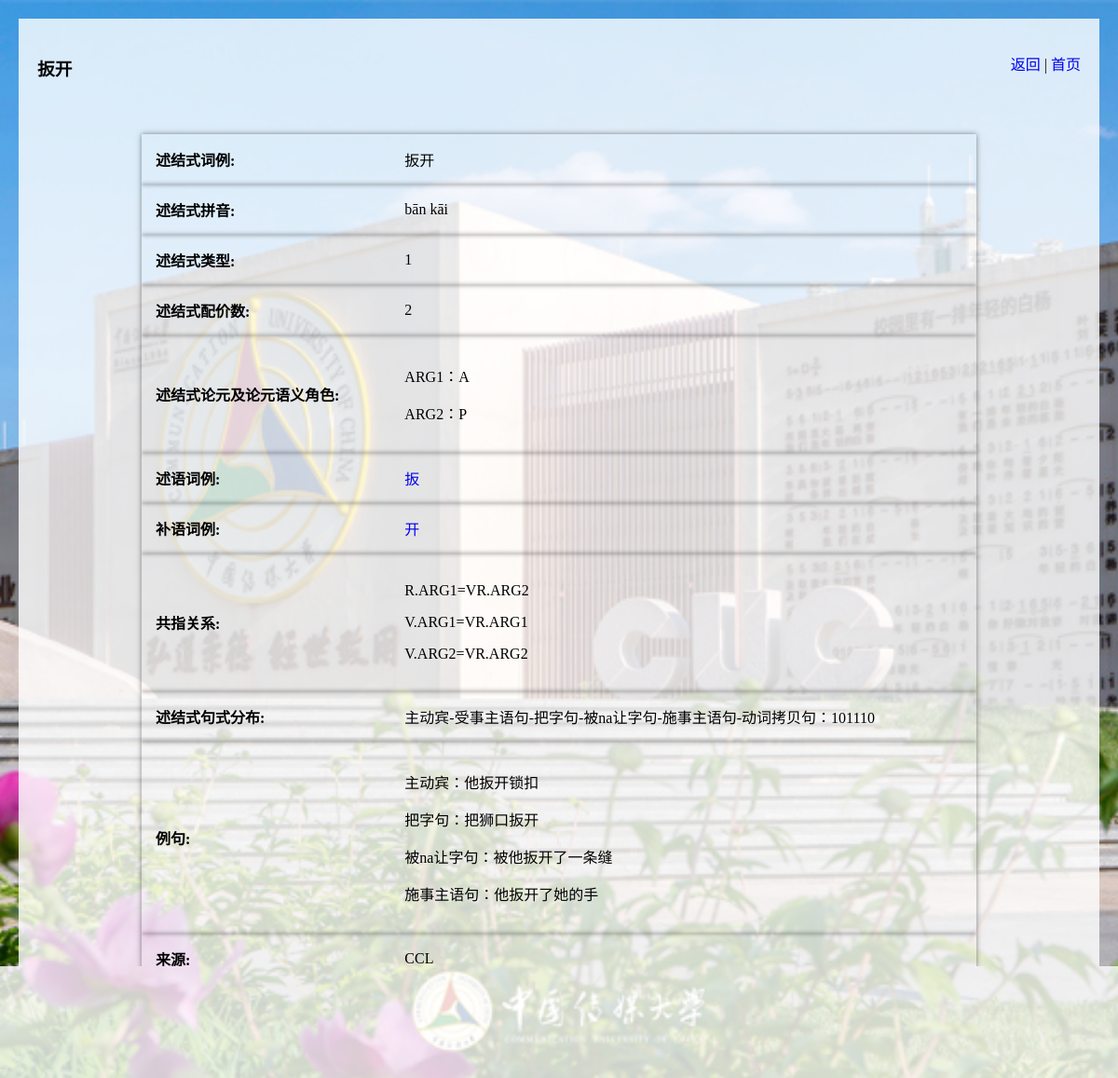
The page /vrc/扳开 on the database its author committed.
### tables this page shows
CREATE TABLE "第一轮标注记录" (
	"id"	INTEGER,
	"编号"	TEXT,
	"述结式词例"	TEXT,
	"述结式拼音"	TEXT,
	"述结式类型"	TEXT,
	"述结式配价数"	TEXT,
	"述结式论元1"	TEXT,
	"述结式论元2"	TEXT,
	"述结式论元3"	TEXT,
	"述结式论元1语义角色"	TEXT,
	"述结式论元2语义角色"	TEXT,
	"述结式论元3语义角色"	TEXT,
	"述语词例"	TEXT,
	"述语拼音"	TEXT,
	"述语HSK等级"	TEXT,
	"述语词性"	TEXT,
	"述语义项"	TEXT,
	"述语配价数"	TEXT,
	"述语论元1"	TEXT,
	"述语论元2"	TEXT,
	"述语论元3"	TEXT,
	"述语论元1语义角色"	TEXT,
	"述语论元2语义角色"	TEXT,
	"述语论元3语义角色"	TEXT,
	"补语词例"	TEXT,
	"补语拼音"	TEXT,
	"补语HSK等级"	TEXT,
	"补语词性"	TEXT,
	"补语义项"	TEXT,
	"补语配价数"	TEXT,
	"补语论元1"	TEXT,
	"补语论元2"	TEXT,
	"补语论元3"	TEXT,
	"补语论元1语义角色"	TEXT,
	"补语论元2语义角色"	TEXT,
	"补语论元3语义角色"	TEXT,
	"共指关系:R.ARG1="	TEXT,
	"R.ARG2="	TEXT,
	"V.ARG1="	TEXT,
	"V.ARG2="	TEXT,
	"补语语义类型"	TEXT,
	"句式1-主动宾"	TEXT,
	"句式1例句"	TEXT,
	"句式2-受事主语句"	TEXT,
	"句式2例句"	TEXT,
	"句式3-把字句"	TEXT,
	"句式3例句"	TEXT,
	"句式4-被na让字句"	TEXT,
	"句式4例句"	TEXT,
	"句式5-施事主语句"	TEXT,
	"句式5例句"	TEXT,
	"句式6-动词拷贝句"	TEXT,
	"句式6例句"	TEXT,
	"句式分布类型"	TEXT,
	"述语句式1 主宾句"	TEXT,
	"述语句式1例句"	TEXT,
	"述语句式2 受事主语句"	TEXT,
	"述语句式2例句"	TEXT,
	"述语句式3 施事主语句"	TEXT,
	"述语句式3例句 "	TEXT,
	"述语句式分布"	TEXT,
	"补语句式1 主事主语句"	TEXT,
	"补语句式1例句"	TEXT,
	"补语句式2 感事主语句"	TEXT,
	"补语句式2例句"	TEXT,
	"补语句式3 施事主语句"	TEXT,
	"补语句式3例句"	TEXT,
	"补语句式分布"	TEXT,
	"备注【词的义项】"	TEXT,
	"来源"	TEXT,
	"填写者1"	TEXT,
	"填写者2"	TEXT,
	"标注中遇到的问题"	TEXT,
	"音序"	TEXT,
	"基础句"	TEXT,
	"图片路径"	TEXT,
	PRIMARY KEY("id" AUTOINCREMENT)
);

### app.py (the view)
@app.route('/vrc/<vr>')
def vrc_detail(vr):
    conn = get_db()
    cursor = conn.cursor()
    cursor.execute('SELECT * FROM 第一轮标注记录 WHERE 述结式词例 LIKE ?',('%' + vr + '%',))
    vrc_info = cursor.fetchall()
    vrc_info = [[item if item != "na" else "" for item in row] for row in vrc_info]
    vrc_info.sort(key=lambda x:x[2])
    return render_template('vrc_detail.html', vrc_info=vrc_info, vr=vr)

### app.py (called while the page is built)
def get_db():
    conn = sqlite3.connect(database)
    return conn

### templates/vrc_detail.html (shortened to what this page needs)
<!DOCTYPE html>
<html lang="en">
<head>
    <link rel="stylesheet" href="{{ url_for('static', filename='css/mystyle.css') }}">
</head>
<body>
    <div class="container">
        <div class="header_part ">
            <div class="left-div">
                <h3>{{ vr }}</h3>
            </div>
            <div class="right-div">
                <p><a href="javascript:history.back();">返回</a> | <a href="/">首页</a></p>
            </div>
        </div>
        <div class="main">
            {% if vrc_info %}
            {% for item in vrc_info %}
            <table>
                {% if item[2] %}
                <tr>
                    <td><strong>述结式词例:</strong></td>
                    <td>{{ item[2] }}</td>
                </tr>
                {% endif %}
                {% if item[3] %}
                <tr>
                    <td><strong>述结式拼音:</strong></td>
                    <td>{{ item[3] }}</td>
                </tr>
                {% endif %}
                {% if item[4] %}
                <tr>
                    <td><strong>述结式类型:</strong></td>
                    <td>{{ item[4] }}</td>
                </tr>
                {% endif %}
                {% if item[5] %}
                <tr>
                    <td><strong>述结式配价数:</strong></td>
                    <td>{{ item[5] }}</td>
                </tr>
                {% endif %}
                {% if item[6] %}
                <tr>
                    <td><strong>述结式论元及论元语义角色:</strong></td>
                    <td>
                        <p>{{ item[6] }}：{{ item[9] }}</p>
                        {% if item[7] %}
                        <p>{{ item[7] }}：{{ item[10] }}</p>
                        {% endif %}
                    </td>
                </tr>
                {% endif %}
                {% if item[12] %}
                <tr>
                    <td><strong>述语词例:</strong></td>
                    <td><a href="/predicate/{{ item[12] }}">{{ item[12] }}</a></td>
                </tr>
                {% endif %}
                {% if item[24] %}
                <tr>
                    <td><strong>补语词例:</strong></td>
                    <td><a href="/complecate/{{ item[24] }}">{{ item[24] }}</a></td>
                </tr>
                {% endif %}
                {% if item[36] %}
                <tr>
                    <td><strong>共指关系:</strong></td>
                    <td>
                        <p>R.ARG1={{ item[36] }}</p>
                        {% if item[38] %}
                        <p>V.ARG1={{ item[38] }}</p>
                        {% endif %}
                        {% if item[39] %}
                        <p>V.ARG2={{ item[39] }}</p>
                        {% endif %}
                    </td>
                </tr>
                {% endif %}
                {% if item[53] %}
                <tr>
                    <td><strong>述结式句式分布:</strong></td>
                    <td>主动宾-受事主语句-把字句-被na让字句-施事主语句-动词拷贝句：{{ item[53] }}</td>
                </tr>
                {% endif %}
                <tr>
                    <td><strong>例句:</strong></td>
                    <td>
                        {% if item[42] %}
                        <p>主动宾：{{ item[42] }}</p>
                        {% endif %}
                        {% if item[46] %}
                        <p>把字句：{{ item[46] }}</p>
                        {% endif %}
                        {% if item[48] %}
                        <p>被na让字句：{{ item[48] }}</p>
                        {% endif %}
                        {% if item[50] %}
                        <p>施事主语句：{{ item[50] }}</p>
                        {% endif %}
                    </td>
                </tr>
                {% if item[69] %}
                <tr>
                    <td><strong>来源:</strong></td>
                    <td>{{ item[69] }}</td>
                </tr>
                {% endif %}
            </table>
            {% endfor %}
            {% else %}
            <div style="margin: auto;"><p>未查询到相应结果</p></div>
            {% endif %}
        </div>
        <div class="footer">
            <p>中国传媒大学人文学院</p>
        </div>
    </div>
</body>
</html>

### static/css/mystyle.css (style rules this page uses)
body, html { margin: 0; padding: 0; width: 100%; height: 100%; background: url('../img/background.jpg') no-repeat center center fixed; background-size: cover; background-position-y: bottom; }
.container { display: flex; flex-direction: column; margin: 20px; background: rgba(255, 255, 255, 0.8); }
.main { flex: 1; display: flex; padding: 20px; }
.footer { padding: 20px; text-align: center; font-size: 14px; color: #333; }

### templates/vrc_detail.html (style rules this page uses)
table { width: 80%; border-collapse: collapse; margin: 0 auto; box-shadow: 0 0 10px rgba(0, 0, 0, 0.1); }
th, td { padding: 15px; text-align: left; border: none; }
tr:nth-child(odd) { box-shadow: 0 0 5px rgba(0, 0, 0, 0.4); }
tr:nth-child(even) { box-shadow: 0 0 5px rgba(0, 0, 0, 0.4); }
a { text-decoration: none; }
.header_part { display: flex; justify-content: space-between; margin: 20px; }
.left-div { text-align: left; width: 45%; padding-right: 10px; }
.right-div { text-align: right; width: 45%; padding-left: 10px; }

### rows shown on the page
第一轮标注记录: 述结式词例 "扳开", 述结式拼音 "bān kāi", 述结式类型 "1", 述结式配价数 "2", 述结式论元1 "ARG1", 述结式论元1语义角色 "A", 述结式论元2 "ARG2", 述结式论元2语义角色 "P", 述语词例 "扳", 补语词例 "开", item "VR.ARG2", item "VR.ARG1", 句式分布类型 "101110", 句式1例句 "他扳开锁扣", 句式3例句 "把狮口扳开", 句式4例句 "被他扳开了一条缝", 句式5例句 "他扳开了她的手", 来源 "CCL"

### other values the page prints
{{ vr }} "扳开"
